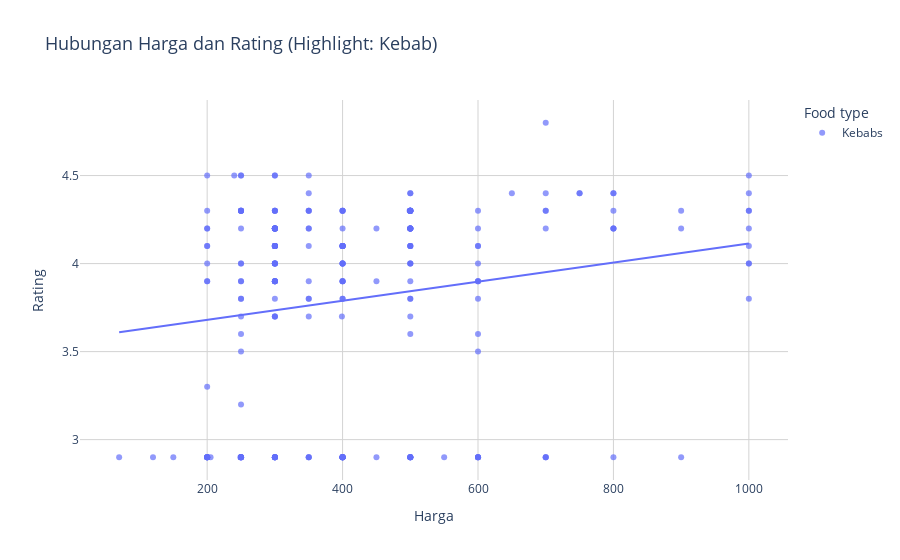

Notebook code cell kept with this figure:
### Markdown cell above
### Scatter plot untuk memvisualisasikan analisa korelasi

### Code cell
# Tambahkan kolom bantu agar semua dianggap Kebab
df_vis = df_swiggy_no_outlier[df_swiggy_no_outlier['Food type'] == 'Kebabs']

# Plot scatter chart
fig = px.scatter(
    df_vis,
    x='Price',
    y='Avg ratings',
    color='Food type',  # hanya satu kategori: Kebab
    hover_data=['City', 'Restaurant', 'Food type'],
    trendline='ols',
    title='Hubungan Harga dan Rating (Highlight: Kebab)',
    labels={
        'Price': 'Harga',
        'Avg ratings': 'Rating',
        'Food Category': 'Tipe Makanan'  # Nama di legend
    },
    opacity=0.7
)

fig.update_layout(
    title_font_size=18,
    plot_bgcolor='white',
    xaxis=dict(gridcolor='lightgray'),
    yaxis=dict(gridcolor='lightgray')
)

fig.show()
img = mpimg.imread('Harga_rating.png')
plt.figure(figsize=(18, 10))
plt.imshow(img)
plt.axis('off')  # Hide axes
plt.show()

### Figure 1 — Plotly figure (JSON) as saved in the notebook; plotly's stock layout.template omitted (floating-point values rounded to 4 significant figures; data arrays with more than 128 entries replaced by an {"elided": "..."} marker saying what was removed)
{"data": [{"customdata": {"elided": "246x3 str values"}, "hovertemplate": "Food type=%{customdata[2]}<br>Harga=%{x}<br>Rating=%{y}<br>City=%{customdata[0]}<br>Restaurant=%{customdata[1]}<extra></extra>", "legendgroup": "Kebabs", "marker": {"color": "#636efa", "opacity": 0.7, "symbol": "circle"}, "mode": "markers", "name": "Kebabs", "orientation": "v", "showlegend": true, "type": "scatter", "x": {"elided": "246 int values"}, "xaxis": "x", "y": {"elided": "246 float values"}, "yaxis": "y"}, {"hovertemplate": "<b>OLS trendline</b><br>Avg ratings = 0.000541622 * Price + 3.57269<br>R<sup>2</sup>=0.035086<br><br>Food type=Kebabs<br>Harga=%{x}<br>Rating=%{y} <b>(trend)</b><extra></extra>", "legendgroup": "Kebabs", "marker": {"color": "#636efa", "symbol": "circle"}, "mode": "lines", "name": "Kebabs", "showlegend": false, "type": "scatter", "x": {"elided": "246 int values"}, "xaxis": "x", "y": {"elided": "246 float values"}, "yaxis": "y"}], "layout": {"legend": {"title": {"text": "Food type"}, "tracegroupgap": 0}, "plot_bgcolor": "white", "title": {"font": {"size": 18}, "text": "Hubungan Harga dan Rating (Highlight: Kebab)"}, "xaxis": {"anchor": "y", "domain": [0, 1], "gridcolor": "lightgray", "title": {"text": "Harga"}}, "yaxis": {"anchor": "x", "domain": [0, 1], "gridcolor": "lightgray", "title": {"text": "Rating"}}}}
